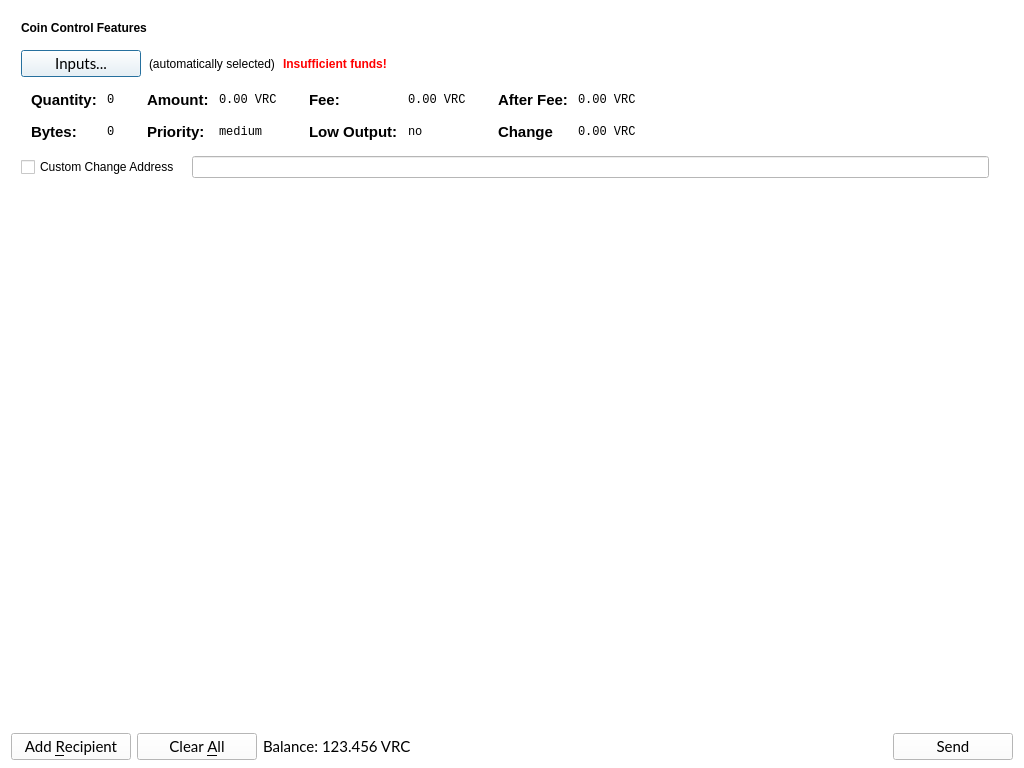
<?xml version="1.0" encoding="UTF-8"?>
<ui version="4.0">
 <class>SendBitCoinsDialog</class>
 <widget class="QDialog" name="SendBitCoinsDialog">
  <property name="geometry">
   <rect>
    <x>0</x>
    <y>0</y>
    <width>1024</width>
    <height>768</height>
   </rect>
  </property>
  <property name="windowTitle">
   <string>Send Coins</string>
  </property>
  <property name="styleSheet">
   <string notr="true">background: white;</string>
  </property>
  <layout class="QVBoxLayout" name="verticalLayout" stretch="0,1,0">
   <property name="bottomMargin">
    <number>8</number>
   </property>
   <item>
    <widget class="QFrame" name="frameCoinControl">
     <property name="sizePolicy">
      <sizepolicy hsizetype="Expanding" vsizetype="Expanding">
       <horstretch>0</horstretch>
       <verstretch>0</verstretch>
      </sizepolicy>
     </property>
     <property name="maximumSize">
      <size>
       <width>16777215</width>
       <height>16777215</height>
      </size>
     </property>
     <property name="frameShape">
      <enum>QFrame::NoFrame</enum>
     </property>
     <property name="frameShadow">
      <enum>QFrame::Sunken</enum>
     </property>
     <layout class="QVBoxLayout" name="verticalLayoutCoinControl2">
      <property name="spacing">
       <number>6</number>
      </property>
      <property name="leftMargin">
       <number>0</number>
      </property>
      <property name="topMargin">
       <number>0</number>
      </property>
      <property name="rightMargin">
       <number>0</number>
      </property>
      <property name="bottomMargin">
       <number>6</number>
      </property>
      <item>
       <layout class="QVBoxLayout" name="verticalLayoutCoinControl" stretch="0,0,0,0,1">
        <property name="spacing">
         <number>0</number>
        </property>
        <property name="leftMargin">
         <number>10</number>
        </property>
        <property name="topMargin">
         <number>10</number>
        </property>
        <item>
         <layout class="QHBoxLayout" name="horizontalLayoutCoinControl1">
          <property name="bottomMargin">
           <number>15</number>
          </property>
          <item>
           <widget class="QLabel" name="labelCoinControlFeatures">
            <property name="sizePolicy">
             <sizepolicy hsizetype="Preferred" vsizetype="Maximum">
              <horstretch>0</horstretch>
              <verstretch>0</verstretch>
             </sizepolicy>
            </property>
            <property name="font">
             <font>
              <weight>75</weight>
              <bold>true</bold>
             </font>
            </property>
            <property name="styleSheet">
             <string notr="true">font-weight:bold;</string>
            </property>
            <property name="text">
             <string>Coin Control Features</string>
            </property>
           </widget>
          </item>
         </layout>
        </item>
        <item>
         <layout class="QHBoxLayout" name="horizontalLayoutCoinControl2" stretch="0,0,0,0">
          <property name="spacing">
           <number>8</number>
          </property>
          <property name="bottomMargin">
           <number>10</number>
          </property>
          <item>
           <widget class="QPushButton" name="pushButtonCoinControl">
            <property name="minimumSize">
             <size>
              <width>120</width>
              <height>25</height>
             </size>
            </property>
            <property name="font">
             <font>
              <family>Lato</family>
              <pointsize>11</pointsize>
             </font>
            </property>
            <property name="styleSheet">
             <string notr="true"/>
            </property>
            <property name="text">
             <string>Inputs...</string>
            </property>
           </widget>
          </item>
          <item>
           <widget class="QLabel" name="labelCoinControlAutomaticallySelected">
            <property name="text">
             <string>(automatically selected)</string>
            </property>
            <property name="margin">
             <number>5</number>
            </property>
           </widget>
          </item>
          <item>
           <widget class="QLabel" name="labelCoinControlInsuffFunds">
            <property name="font">
             <font>
              <weight>75</weight>
              <bold>true</bold>
             </font>
            </property>
            <property name="styleSheet">
             <string notr="true">color:red;font-weight:bold;</string>
            </property>
            <property name="text">
             <string>Insufficient funds!</string>
            </property>
            <property name="margin">
             <number>5</number>
            </property>
           </widget>
          </item>
          <item>
           <spacer name="horizontalSpacerCoinControl">
            <property name="orientation">
             <enum>Qt::Horizontal</enum>
            </property>
            <property name="sizeHint" stdset="0">
             <size>
              <width>40</width>
              <height>1</height>
             </size>
            </property>
           </spacer>
          </item>
         </layout>
        </item>
        <item>
         <widget class="QWidget" name="widgetCoinControl" native="true">
          <property name="sizePolicy">
           <sizepolicy hsizetype="Preferred" vsizetype="Preferred">
            <horstretch>0</horstretch>
            <verstretch>0</verstretch>
           </sizepolicy>
          </property>
          <property name="minimumSize">
           <size>
            <width>0</width>
            <height>0</height>
           </size>
          </property>
          <property name="styleSheet">
           <string notr="true"/>
          </property>
          <layout class="QHBoxLayout" name="horizontalLayoutCoinControl5">
           <property name="leftMargin">
            <number>0</number>
           </property>
           <property name="topMargin">
            <number>0</number>
           </property>
           <property name="rightMargin">
            <number>0</number>
           </property>
           <property name="bottomMargin">
            <number>0</number>
           </property>
           <item>
            <layout class="QHBoxLayout" name="horizontalLayoutCoinControl3" stretch="0,0,0,1">
             <property name="spacing">
              <number>20</number>
             </property>
             <property name="topMargin">
              <number>0</number>
             </property>
             <property name="bottomMargin">
              <number>10</number>
             </property>
             <item>
              <layout class="QFormLayout" name="formLayoutCoinControl1">
               <property name="horizontalSpacing">
                <number>10</number>
               </property>
               <property name="verticalSpacing">
                <number>14</number>
               </property>
               <property name="leftMargin">
                <number>10</number>
               </property>
               <property name="topMargin">
                <number>4</number>
               </property>
               <property name="rightMargin">
                <number>6</number>
               </property>
               <item row="0" column="0">
                <widget class="QLabel" name="labelCoinControlQuantityText">
                 <property name="font">
                  <font>
                   <pointsize>11</pointsize>
                   <weight>75</weight>
                   <bold>true</bold>
                  </font>
                 </property>
                 <property name="styleSheet">
                  <string notr="true">font-weight:bold;</string>
                 </property>
                 <property name="text">
                  <string>Quantity:</string>
                 </property>
                 <property name="margin">
                  <number>0</number>
                 </property>
                </widget>
               </item>
               <item row="0" column="1">
                <widget class="QLabel" name="labelCoinControlQuantity">
                 <property name="font">
                  <font>
                   <family>Monospace</family>
                   <pointsize>9</pointsize>
                  </font>
                 </property>
                 <property name="cursor">
                  <cursorShape>IBeamCursor</cursorShape>
                 </property>
                 <property name="contextMenuPolicy">
                  <enum>Qt::ActionsContextMenu</enum>
                 </property>
                 <property name="text">
                  <string>0</string>
                 </property>
                 <property name="margin">
                  <number>0</number>
                 </property>
                 <property name="textInteractionFlags">
                  <set>Qt::LinksAccessibleByMouse|Qt::TextSelectableByKeyboard|Qt::TextSelectableByMouse</set>
                 </property>
                </widget>
               </item>
               <item row="1" column="0">
                <widget class="QLabel" name="labelCoinControlBytesText">
                 <property name="font">
                  <font>
                   <pointsize>11</pointsize>
                   <weight>75</weight>
                   <bold>true</bold>
                  </font>
                 </property>
                 <property name="styleSheet">
                  <string notr="true">font-weight:bold;</string>
                 </property>
                 <property name="text">
                  <string>Bytes:</string>
                 </property>
                </widget>
               </item>
               <item row="1" column="1">
                <widget class="QLabel" name="labelCoinControlBytes">
                 <property name="font">
                  <font>
                   <family>Monospace</family>
                   <pointsize>9</pointsize>
                  </font>
                 </property>
                 <property name="cursor">
                  <cursorShape>IBeamCursor</cursorShape>
                 </property>
                 <property name="contextMenuPolicy">
                  <enum>Qt::ActionsContextMenu</enum>
                 </property>
                 <property name="text">
                  <string>0</string>
                 </property>
                 <property name="textInteractionFlags">
                  <set>Qt::LinksAccessibleByMouse|Qt::TextSelectableByKeyboard|Qt::TextSelectableByMouse</set>
                 </property>
                </widget>
               </item>
              </layout>
             </item>
             <item>
              <layout class="QFormLayout" name="formLayoutCoinControl2">
               <property name="horizontalSpacing">
                <number>10</number>
               </property>
               <property name="verticalSpacing">
                <number>14</number>
               </property>
               <property name="leftMargin">
                <number>6</number>
               </property>
               <property name="topMargin">
                <number>4</number>
               </property>
               <property name="rightMargin">
                <number>6</number>
               </property>
               <item row="0" column="0">
                <widget class="QLabel" name="labelCoinControlAmountText">
                 <property name="font">
                  <font>
                   <pointsize>11</pointsize>
                   <weight>75</weight>
                   <bold>true</bold>
                  </font>
                 </property>
                 <property name="styleSheet">
                  <string notr="true">font-weight:bold;</string>
                 </property>
                 <property name="text">
                  <string>Amount:</string>
                 </property>
                 <property name="margin">
                  <number>0</number>
                 </property>
                </widget>
               </item>
               <item row="0" column="1">
                <widget class="QLabel" name="labelCoinControlAmount">
                 <property name="font">
                  <font>
                   <family>Monospace</family>
                   <pointsize>9</pointsize>
                  </font>
                 </property>
                 <property name="cursor">
                  <cursorShape>IBeamCursor</cursorShape>
                 </property>
                 <property name="contextMenuPolicy">
                  <enum>Qt::ActionsContextMenu</enum>
                 </property>
                 <property name="text">
                  <string>0.00 VRC</string>
                 </property>
                 <property name="textInteractionFlags">
                  <set>Qt::LinksAccessibleByMouse|Qt::TextSelectableByKeyboard|Qt::TextSelectableByMouse</set>
                 </property>
                </widget>
               </item>
               <item row="1" column="0">
                <widget class="QLabel" name="labelCoinControlPriorityText">
                 <property name="font">
                  <font>
                   <pointsize>11</pointsize>
                   <weight>75</weight>
                   <bold>true</bold>
                  </font>
                 </property>
                 <property name="styleSheet">
                  <string notr="true">font-weight:bold;</string>
                 </property>
                 <property name="text">
                  <string>Priority:</string>
                 </property>
                </widget>
               </item>
               <item row="1" column="1">
                <widget class="QLabel" name="labelCoinControlPriority">
                 <property name="font">
                  <font>
                   <family>Monospace</family>
                   <pointsize>9</pointsize>
                  </font>
                 </property>
                 <property name="cursor">
                  <cursorShape>IBeamCursor</cursorShape>
                 </property>
                 <property name="contextMenuPolicy">
                  <enum>Qt::ActionsContextMenu</enum>
                 </property>
                 <property name="text">
                  <string>medium</string>
                 </property>
                 <property name="textInteractionFlags">
                  <set>Qt::LinksAccessibleByMouse|Qt::TextSelectableByKeyboard|Qt::TextSelectableByMouse</set>
                 </property>
                </widget>
               </item>
              </layout>
             </item>
             <item>
              <layout class="QFormLayout" name="formLayoutCoinControl3">
               <property name="horizontalSpacing">
                <number>10</number>
               </property>
               <property name="verticalSpacing">
                <number>14</number>
               </property>
               <property name="leftMargin">
                <number>6</number>
               </property>
               <property name="topMargin">
                <number>4</number>
               </property>
               <property name="rightMargin">
                <number>6</number>
               </property>
               <item row="0" column="0">
                <widget class="QLabel" name="labelCoinControlFeeText">
                 <property name="font">
                  <font>
                   <pointsize>11</pointsize>
                   <weight>75</weight>
                   <bold>true</bold>
                  </font>
                 </property>
                 <property name="styleSheet">
                  <string notr="true">font-weight:bold;</string>
                 </property>
                 <property name="text">
                  <string>Fee:</string>
                 </property>
                 <property name="margin">
                  <number>0</number>
                 </property>
                </widget>
               </item>
               <item row="0" column="1">
                <widget class="QLabel" name="labelCoinControlFee">
                 <property name="font">
                  <font>
                   <family>Monospace</family>
                   <pointsize>9</pointsize>
                  </font>
                 </property>
                 <property name="cursor">
                  <cursorShape>IBeamCursor</cursorShape>
                 </property>
                 <property name="contextMenuPolicy">
                  <enum>Qt::ActionsContextMenu</enum>
                 </property>
                 <property name="text">
                  <string>0.00 VRC</string>
                 </property>
                 <property name="textInteractionFlags">
                  <set>Qt::LinksAccessibleByMouse|Qt::TextSelectableByKeyboard|Qt::TextSelectableByMouse</set>
                 </property>
                </widget>
               </item>
               <item row="1" column="0">
                <widget class="QLabel" name="labelCoinControlLowOutputText">
                 <property name="font">
                  <font>
                   <pointsize>11</pointsize>
                   <weight>75</weight>
                   <bold>true</bold>
                  </font>
                 </property>
                 <property name="styleSheet">
                  <string notr="true">font-weight:bold;</string>
                 </property>
                 <property name="text">
                  <string>Low Output:</string>
                 </property>
                </widget>
               </item>
               <item row="1" column="1">
                <widget class="QLabel" name="labelCoinControlLowOutput">
                 <property name="font">
                  <font>
                   <family>Monospace</family>
                   <pointsize>9</pointsize>
                  </font>
                 </property>
                 <property name="cursor">
                  <cursorShape>IBeamCursor</cursorShape>
                 </property>
                 <property name="contextMenuPolicy">
                  <enum>Qt::ActionsContextMenu</enum>
                 </property>
                 <property name="text">
                  <string>no</string>
                 </property>
                 <property name="textInteractionFlags">
                  <set>Qt::LinksAccessibleByMouse|Qt::TextSelectableByKeyboard|Qt::TextSelectableByMouse</set>
                 </property>
                </widget>
               </item>
              </layout>
             </item>
             <item>
              <layout class="QFormLayout" name="formLayoutCoinControl4">
               <property name="horizontalSpacing">
                <number>10</number>
               </property>
               <property name="verticalSpacing">
                <number>14</number>
               </property>
               <property name="leftMargin">
                <number>6</number>
               </property>
               <property name="topMargin">
                <number>4</number>
               </property>
               <property name="rightMargin">
                <number>6</number>
               </property>
               <item row="0" column="0">
                <widget class="QLabel" name="labelCoinControlAfterFeeText">
                 <property name="font">
                  <font>
                   <pointsize>11</pointsize>
                   <weight>75</weight>
                   <bold>true</bold>
                  </font>
                 </property>
                 <property name="styleSheet">
                  <string notr="true">font-weight:bold;</string>
                 </property>
                 <property name="text">
                  <string>After Fee:</string>
                 </property>
                 <property name="margin">
                  <number>0</number>
                 </property>
                </widget>
               </item>
               <item row="0" column="1">
                <widget class="QLabel" name="labelCoinControlAfterFee">
                 <property name="font">
                  <font>
                   <family>Monospace</family>
                   <pointsize>9</pointsize>
                  </font>
                 </property>
                 <property name="cursor">
                  <cursorShape>IBeamCursor</cursorShape>
                 </property>
                 <property name="contextMenuPolicy">
                  <enum>Qt::ActionsContextMenu</enum>
                 </property>
                 <property name="text">
                  <string>0.00 VRC</string>
                 </property>
                 <property name="textInteractionFlags">
                  <set>Qt::LinksAccessibleByMouse|Qt::TextSelectableByKeyboard|Qt::TextSelectableByMouse</set>
                 </property>
                </widget>
               </item>
               <item row="1" column="0">
                <widget class="QLabel" name="labelCoinControlChangeText">
                 <property name="font">
                  <font>
                   <pointsize>11</pointsize>
                   <weight>75</weight>
                   <bold>true</bold>
                  </font>
                 </property>
                 <property name="styleSheet">
                  <string notr="true">font-weight:bold;</string>
                 </property>
                 <property name="text">
                  <string>Change</string>
                 </property>
                </widget>
               </item>
               <item row="1" column="1">
                <widget class="QLabel" name="labelCoinControlChange">
                 <property name="font">
                  <font>
                   <family>Monospace</family>
                   <pointsize>9</pointsize>
                  </font>
                 </property>
                 <property name="cursor">
                  <cursorShape>IBeamCursor</cursorShape>
                 </property>
                 <property name="contextMenuPolicy">
                  <enum>Qt::ActionsContextMenu</enum>
                 </property>
                 <property name="text">
                  <string>0.00 VRC</string>
                 </property>
                 <property name="textInteractionFlags">
                  <set>Qt::LinksAccessibleByMouse|Qt::TextSelectableByKeyboard|Qt::TextSelectableByMouse</set>
                 </property>
                </widget>
               </item>
              </layout>
             </item>
            </layout>
           </item>
          </layout>
         </widget>
        </item>
        <item>
         <layout class="QHBoxLayout" name="horizontalLayoutCoinControl4" stretch="0,0,0">
          <property name="spacing">
           <number>12</number>
          </property>
          <property name="sizeConstraint">
           <enum>QLayout::SetDefaultConstraint</enum>
          </property>
          <property name="topMargin">
           <number>5</number>
          </property>
          <property name="rightMargin">
           <number>5</number>
          </property>
          <item>
           <widget class="QCheckBox" name="checkBoxCoinControlChange">
            <property name="text">
             <string>Custom Change Address</string>
            </property>
           </widget>
          </item>
          <item>
           <widget class="QLineEdit" name="lineEditCoinControlChange">
            <property name="enabled">
             <bool>false</bool>
            </property>
            <property name="sizePolicy">
             <sizepolicy hsizetype="Expanding" vsizetype="Fixed">
              <horstretch>0</horstretch>
              <verstretch>0</verstretch>
             </sizepolicy>
            </property>
           </widget>
          </item>
          <item>
           <widget class="QLabel" name="labelCoinControlChangeLabel">
            <property name="sizePolicy">
             <sizepolicy hsizetype="Preferred" vsizetype="Expanding">
              <horstretch>0</horstretch>
              <verstretch>0</verstretch>
             </sizepolicy>
            </property>
            <property name="minimumSize">
             <size>
              <width>0</width>
              <height>0</height>
             </size>
            </property>
            <property name="text">
             <string/>
            </property>
            <property name="margin">
             <number>3</number>
            </property>
           </widget>
          </item>
         </layout>
        </item>
        <item>
         <spacer name="verticalSpacerCoinControl">
          <property name="orientation">
           <enum>Qt::Vertical</enum>
          </property>
          <property name="sizeHint" stdset="0">
           <size>
            <width>800</width>
            <height>1</height>
           </size>
          </property>
         </spacer>
        </item>
       </layout>
      </item>
     </layout>
    </widget>
   </item>
   <item>
    <widget class="QScrollArea" name="scrollArea">
     <property name="frameShape">
      <enum>QFrame::NoFrame</enum>
     </property>
     <property name="widgetResizable">
      <bool>true</bool>
     </property>
     <widget class="QWidget" name="scrollAreaWidgetContents">
      <property name="geometry">
       <rect>
        <x>0</x>
        <y>0</y>
        <width>1006</width>
        <height>537</height>
       </rect>
      </property>
      <property name="styleSheet">
       <string notr="true">background: white;</string>
      </property>
      <layout class="QVBoxLayout" name="verticalLayout_2">
       <property name="leftMargin">
        <number>0</number>
       </property>
       <property name="topMargin">
        <number>0</number>
       </property>
       <property name="rightMargin">
        <number>0</number>
       </property>
       <property name="bottomMargin">
        <number>0</number>
       </property>
       <item>
        <layout class="QVBoxLayout" name="entries">
         <property name="spacing">
          <number>6</number>
         </property>
        </layout>
       </item>
       <item>
        <spacer name="verticalSpacer">
         <property name="orientation">
          <enum>Qt::Vertical</enum>
         </property>
         <property name="sizeHint" stdset="0">
          <size>
           <width>20</width>
           <height>40</height>
          </size>
         </property>
        </spacer>
       </item>
      </layout>
     </widget>
    </widget>
   </item>
   <item>
    <layout class="QHBoxLayout" name="horizontalLayout">
     <item>
      <widget class="QPushButton" name="addButton">
       <property name="minimumSize">
        <size>
         <width>120</width>
         <height>25</height>
        </size>
       </property>
       <property name="font">
        <font>
         <family>Lato</family>
         <pointsize>11</pointsize>
        </font>
       </property>
       <property name="toolTip">
        <string>Send to multiple recipients at once</string>
       </property>
       <property name="styleSheet">
        <string notr="true"/>
       </property>
       <property name="text">
        <string>Add &amp;Recipient</string>
       </property>
       <property name="icon">
        <iconset resource="../bitcoin.qrc">
         <normaloff>:/icons/add</normaloff>:/icons/add</iconset>
       </property>
       <property name="iconSize">
        <size>
         <width>12</width>
         <height>12</height>
        </size>
       </property>
       <property name="autoDefault">
        <bool>false</bool>
       </property>
      </widget>
     </item>
     <item>
      <widget class="QPushButton" name="clearButton">
       <property name="sizePolicy">
        <sizepolicy hsizetype="Minimum" vsizetype="Fixed">
         <horstretch>0</horstretch>
         <verstretch>0</verstretch>
        </sizepolicy>
       </property>
       <property name="minimumSize">
        <size>
         <width>120</width>
         <height>25</height>
        </size>
       </property>
       <property name="font">
        <font>
         <family>Lato</family>
         <pointsize>11</pointsize>
        </font>
       </property>
       <property name="toolTip">
        <string>Remove all transaction fields</string>
       </property>
       <property name="styleSheet">
        <string notr="true"/>
       </property>
       <property name="text">
        <string>Clear &amp;All</string>
       </property>
       <property name="icon">
        <iconset resource="../bitcoin.qrc">
         <normaloff>:/icons/remove</normaloff>:/icons/remove</iconset>
       </property>
       <property name="iconSize">
        <size>
         <width>12</width>
         <height>12</height>
        </size>
       </property>
       <property name="autoRepeatDelay">
        <number>300</number>
       </property>
       <property name="autoDefault">
        <bool>false</bool>
       </property>
      </widget>
     </item>
     <item>
      <layout class="QHBoxLayout" name="horizontalLayout_2">
       <property name="spacing">
        <number>3</number>
       </property>
       <item>
        <widget class="QLabel" name="label">
         <property name="sizePolicy">
          <sizepolicy hsizetype="Preferred" vsizetype="Fixed">
           <horstretch>0</horstretch>
           <verstretch>0</verstretch>
          </sizepolicy>
         </property>
         <property name="font">
          <font>
           <family>Lato</family>
           <pointsize>11</pointsize>
          </font>
         </property>
         <property name="text">
          <string>Balance:</string>
         </property>
        </widget>
       </item>
       <item>
        <widget class="QLabel" name="labelBalance">
         <property name="sizePolicy">
          <sizepolicy hsizetype="Preferred" vsizetype="Fixed">
           <horstretch>0</horstretch>
           <verstretch>0</verstretch>
          </sizepolicy>
         </property>
         <property name="font">
          <font>
           <family>Lato</family>
           <pointsize>11</pointsize>
          </font>
         </property>
         <property name="cursor">
          <cursorShape>IBeamCursor</cursorShape>
         </property>
         <property name="text">
          <string>123.456 VRC</string>
         </property>
         <property name="textInteractionFlags">
          <set>Qt::LinksAccessibleByMouse|Qt::TextSelectableByKeyboard|Qt::TextSelectableByMouse</set>
         </property>
        </widget>
       </item>
      </layout>
     </item>
     <item>
      <spacer name="horizontalSpacer">
       <property name="orientation">
        <enum>Qt::Horizontal</enum>
       </property>
       <property name="sizeHint" stdset="0">
        <size>
         <width>40</width>
         <height>20</height>
        </size>
       </property>
      </spacer>
     </item>
     <item>
      <widget class="QPushButton" name="veriBitSendButton">
       <property name="sizePolicy">
        <sizepolicy hsizetype="Minimum" vsizetype="Fixed">
         <horstretch>0</horstretch>
         <verstretch>0</verstretch>
        </sizepolicy>
       </property>
       <property name="minimumSize">
        <size>
         <width>120</width>
         <height>25</height>
        </size>
       </property>
       <property name="font">
        <font>
         <family>Lato</family>
         <pointsize>11</pointsize>
        </font>
       </property>
       <property name="toolTip">
        <string>Confirm the send action</string>
       </property>
       <property name="styleSheet">
        <string notr="true"/>
       </property>
       <property name="text">
        <string>Send</string>
       </property>
       <property name="icon">
        <iconset resource="../bitcoin.qrc">
         <normaloff>:/icons/veriBitButton</normaloff>:/icons/veriBitButton</iconset>
       </property>
       <property name="iconSize">
        <size>
         <width>14</width>
         <height>14</height>
        </size>
       </property>
       <property name="autoDefault">
        <bool>false</bool>
       </property>
      </widget>
     </item>
    </layout>
   </item>
  </layout>
 </widget>
 <resources>
  <include location="../bitcoin.qrc"/>
 </resources>
 <connections/>
</ui>
